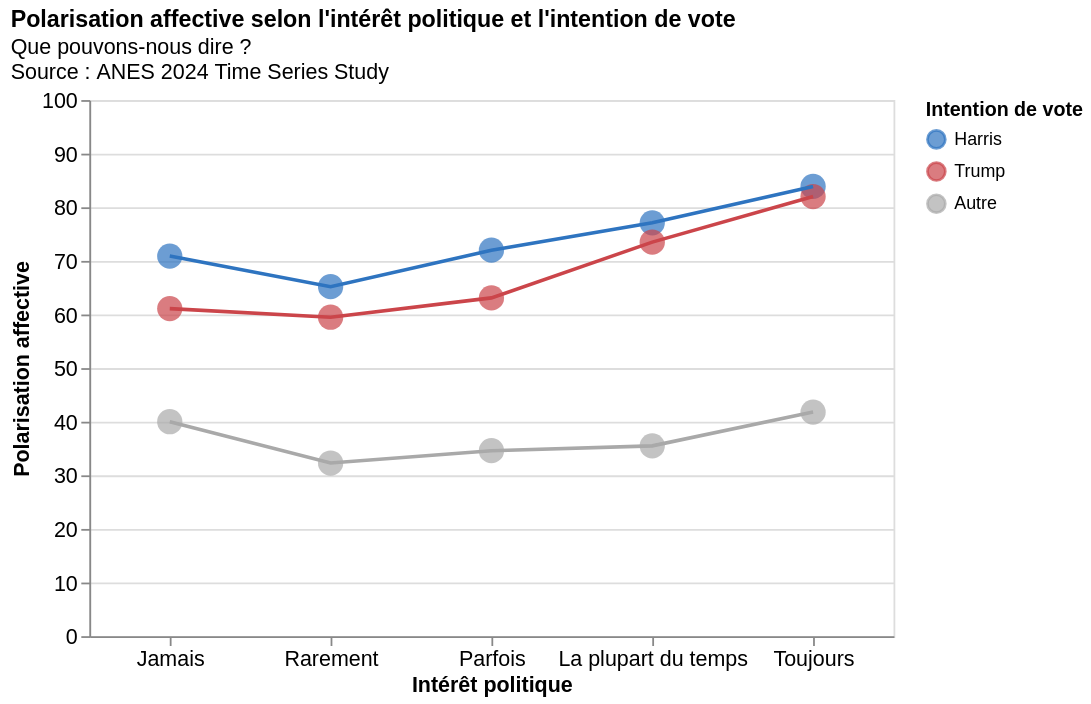

Here is the notebook cell this chart was saved with:
### Code cell
(dots + line).properties(
    title=alt.TitleParams(
        text="Polarisation affective selon l'intérêt politique et l'intention de vote",
        subtitle=["Que pouvons-nous dire ?", "Source : ANES 2024 Time Series Study"],
        anchor="start",
    ),
    width=450,
    height=300,
).configure_axis(labelFontSize=12, titleFontSize=12, labelAngle=0)

### Figure 1 — Vega specification as saved in the notebook (floating-point values rounded to 4 significant figures)
{"$schema": "https://vega.github.io/schema/vega/v6.json", "data": [{"name": "source_0", "values": [{"pol_int": 1, "pol_int_label": "Toujours", "vote_int_label": "Autre", "aff_pol": 41.8, "x_pol_int_label_sort_index": 4.0}, {"pol_int": 1, "pol_int_label": "Toujours", "vote_int_label": "Harris", "aff_pol": 83.9, "x_pol_int_label_sort_index": 4.0}, {"pol_int": 1, "pol_int_label": "Toujours", "vote_int_label": "Trump", "aff_pol": 82.0, "x_pol_int_label_sort_index": 4.0}, {"pol_int": 2, "pol_int_label": "La plupart du temps", "vote_int_label": "Autre", "aff_pol": 35.5, "x_pol_int_label_sort_index": 3.0}, {"pol_int": 2, "pol_int_label": "La plupart du temps", "vote_int_label": "Harris", "aff_pol": 77.1, "x_pol_int_label_sort_index": 3.0}, {"pol_int": 2, "pol_int_label": "La plupart du temps", "vote_int_label": "Trump", "aff_pol": 73.5, "x_pol_int_label_sort_index": 3.0}, {"pol_int": 3, "pol_int_label": "Parfois", "vote_int_label": "Autre", "aff_pol": 34.6, "x_pol_int_label_sort_index": 2.0}, {"pol_int": 3, "pol_int_label": "Parfois", "vote_int_label": "Harris", "aff_pol": 72.0, "x_pol_int_label_sort_index": 2.0}, {"pol_int": 3, "pol_int_label": "Parfois", "vote_int_label": "Trump", "aff_pol": 63.1, "x_pol_int_label_sort_index": 2.0}, {"pol_int": 4, "pol_int_label": "Rarement", "vote_int_label": "Autre", "aff_pol": 32.3, "x_pol_int_label_sort_index": 1.0}, {"pol_int": 4, "pol_int_label": "Rarement", "vote_int_label": "Harris", "aff_pol": 65.2, "x_pol_int_label_sort_index": 1.0}, {"pol_int": 4, "pol_int_label": "Rarement", "vote_int_label": "Trump", "aff_pol": 59.5, "x_pol_int_label_sort_index": 1.0}, {"pol_int": 5, "pol_int_label": "Jamais", "vote_int_label": "Autre", "aff_pol": 40.0, "x_pol_int_label_sort_index": 0.0}, {"pol_int": 5, "pol_int_label": "Jamais", "vote_int_label": "Harris", "aff_pol": 70.9, "x_pol_int_label_sort_index": 0.0}, {"pol_int": 5, "pol_int_label": "Jamais", "vote_int_label": "Trump", "aff_pol": 61.1, "x_pol_int_label_sort_index": 0.0}]}, {"name": "data_0", "values": [{"aff_pol": 41.8, "pol_int_label": "Toujours", "vote_int_label": "Autre"}, {"aff_pol": 83.9, "pol_int_label": "Toujours", "vote_int_label": "Harris"}, {"aff_pol": 82.0, "pol_int_label": "Toujours", "vote_int_label": "Trump"}, {"aff_pol": 35.5, "pol_int_label": "La plupart du temps", "vote_int_label": "Autre"}, {"aff_pol": 77.1, "pol_int_label": "La plupart du temps", "vote_int_label": "Harris"}, {"aff_pol": 73.5, "pol_int_label": "La plupart du temps", "vote_int_label": "Trump"}, {"aff_pol": 34.6, "pol_int_label": "Parfois", "vote_int_label": "Autre"}, {"aff_pol": 72.0, "pol_int_label": "Parfois", "vote_int_label": "Harris"}, {"aff_pol": 63.1, "pol_int_label": "Parfois", "vote_int_label": "Trump"}, {"aff_pol": 32.3, "pol_int_label": "Rarement", "vote_int_label": "Autre"}, {"aff_pol": 65.2, "pol_int_label": "Rarement", "vote_int_label": "Harris"}, {"aff_pol": 59.5, "pol_int_label": "Rarement", "vote_int_label": "Trump"}, {"aff_pol": 40.0, "pol_int_label": "Jamais", "vote_int_label": "Autre"}, {"aff_pol": 70.9, "pol_int_label": "Jamais", "vote_int_label": "Harris"}, {"aff_pol": 61.1, "pol_int_label": "Jamais", "vote_int_label": "Trump"}]}, {"name": "source_0_x_domain_pol_int_label", "values": [{"pol_int_label": "Toujours", "sort_field": 4.0}, {"pol_int_label": "La plupart du temps", "sort_field": 3.0}, {"pol_int_label": "Parfois", "sort_field": 2.0}, {"pol_int_label": "Rarement", "sort_field": 1.0}, {"pol_int_label": "Jamais", "sort_field": 0.0}]}], "marks": [{"type": "symbol", "name": "layer_0_marks", "from": {"data": "data_0"}, "encode": {"update": {"opacity": {"value": 0.7}, "x": {"field": "pol_int_label", "scale": "x"}, "y": {"field": "aff_pol", "scale": "y"}, "size": {"value": 200}, "fill": {"field": "vote_int_label", "scale": "color"}}}, "style": ["point"]}, {"type": "group", "name": "layer_1_pathgroup", "from": {"facet": {"data": "source_0", "name": "faceted_path_layer_1_main", "groupby": ["vote_int_label"]}}, "encode": {"update": {"width": {"field": {"signal": null, "datum": null, "group": "width", "parent": null}}, "height": {"field": {"signal": null, "datum": null, "group": "height", "parent": null}}}}, "marks": [{"type": "line", "name": "layer_1_marks", "from": {"data": "faceted_path_layer_1_main"}, "sort": {"field": "x"}, "encode": {"update": {"strokeWidth": {"value": 2}, "stroke": {"field": "vote_int_label", "scale": "color"}, "x": {"field": "pol_int_label", "scale": "x"}, "defined": {"signal": "isValid(datum[\"aff_pol\"]) && isFinite(+datum[\"aff_pol\"])"}, "y": {"field": "aff_pol", "scale": "y"}}}, "style": ["line"]}]}], "scales": [{"name": "x", "type": "point", "domain": {"data": "source_0_x_domain_pol_int_label", "field": "pol_int_label", "sort": {"op": "max", "field": "sort_field"}}, "range": [0, {"signal": "width"}], "padding": 0.5}, {"name": "y", "type": "linear", "domain": [0, 100], "range": [{"signal": "height"}, 0], "zero": true}, {"name": "color", "type": "ordinal", "domain": ["Harris", "Trump", "Autre"], "range": ["#2E74C0", "#CB454A", "#A9A9A9"]}], "axes": [{"scale": "y", "labels": false, "maxExtent": 0, "minExtent": 0, "aria": false, "ticks": false, "orient": "left", "gridScale": "x", "zindex": 0, "grid": true, "domain": false, "tickCount": {"signal": "ceil(height/40)"}}, {"scale": "x", "labelBaseline": "top", "orient": "bottom", "grid": false, "title": "Intérêt politique", "zindex": 0}, {"scale": "y", "labelAlign": "right", "grid": false, "labelOverlap": true, "title": "Polarisation affective", "orient": "left", "zindex": 0, "tickCount": {"signal": "ceil(height/40)"}}], "title": {"text": "Polarisation affective selon l'intérêt politique et l'intention de vote", "anchor": "start", "subtitle": ["Que pouvons-nous dire ?", "Source : ANES 2024 Time Series Study"]}, "config": {"axis": {"labelAngle": 0, "labelFontSize": 12, "titleFontSize": 12}}, "padding": 5, "background": "white", "style": "cell", "width": 450, "legends": [{"title": "Intention de vote", "fill": "color", "symbolType": "circle", "encode": {"symbols": {"update": {"opacity": {"value": 0.7}}}}, "stroke": "color"}], "height": 300}
